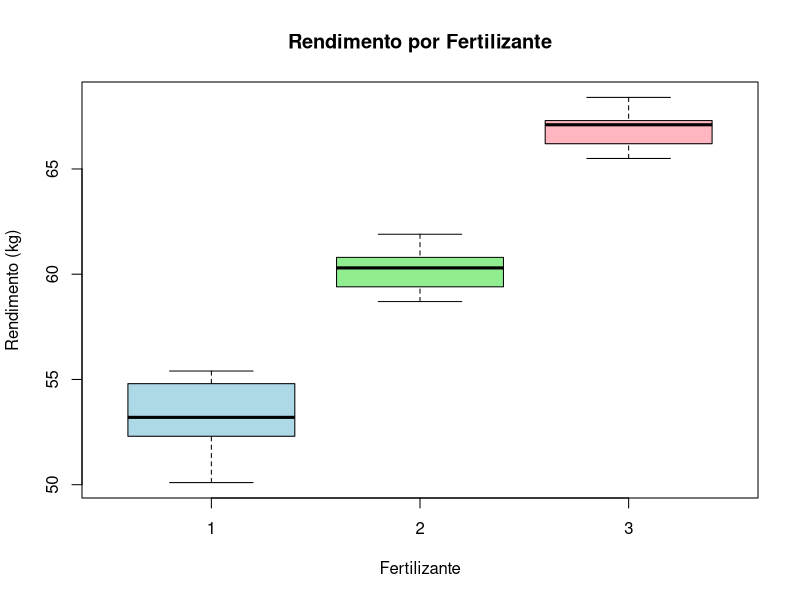

Recreate this plot in R.
## ---- chunk 1
# 1. Criando os dados
fertilizante <- factor(rep(c(1,2,3), each = 5))

rendimento <- c(50.1, 55.4, 52.3, 54.8, 53.2,
                60.3, 58.7, 61.9, 59.4, 60.8,
                65.5, 67.1, 66.2, 68.4, 67.3)

dados <- data.frame(fertilizante, rendimento)

# Visualizar os dados
print(dados)
## ---- chunk 2
modelo <- aov(rendimento ~ fertilizante, data = dados)
summary(modelo)
## ---- chunk 3
tukey <- TukeyHSD(modelo)
print(tukey)
## ---- chunk 4
# Normalidade dos resíduos
shapiro.test(residuals(modelo))
# Homogeneidade das variâncias
bartlett.test(rendimento ~ fertilizante, data = dados)

## ---- chunk 5
boxplot(rendimento ~ fertilizante,
        col = c("lightblue", "lightgreen", "lightpink"),
        main = "Rendimento por Fertilizante",
        xlab = "Fertilizante",
        ylab = "Rendimento (kg)")
## ---- chunk 6
aggregate(rendimento ~ fertilizante, data = dados, mean)
